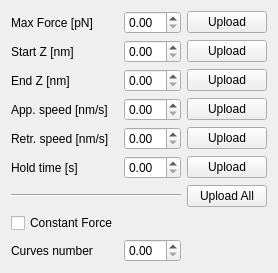
       <widget class="QWidget" name="fvsdTab">
        <attribute name="title">
         <string>FvsD</string>
        </attribute>
        <layout class="QGridLayout" name="gridLayout_7">
         <item row="4" column="0">
          <widget class="QLabel" name="label_26">
           <property name="text">
            <string>Retr. speed [nm/s]</string>
           </property>
          </widget>
         </item>
         <item row="2" column="1">
          <widget class="QDoubleSpinBox" name="endZNumDbl">
           <property name="keyboardTracking">
            <bool>false</bool>
           </property>
          </widget>
         </item>
         <item row="5" column="1">
          <widget class="QDoubleSpinBox" name="holdTimeNumDbl"/>
         </item>
         <item row="6" column="2">
          <widget class="QPushButton" name="uploadFvsdBtn">
           <property name="text">
            <string>Upload All</string>
           </property>
          </widget>
         </item>
         <item row="1" column="2">
          <widget class="QPushButton" name="uploadStartZBtn">
           <property name="text">
            <string>Upload</string>
           </property>
          </widget>
         </item>
         <item row="4" column="2">
          <widget class="QPushButton" name="uploadRetrSpeedBtn">
           <property name="text">
            <string>Upload</string>
           </property>
          </widget>
         </item>
         <item row="2" column="0">
          <widget class="QLabel" name="label_24">
           <property name="text">
            <string>End Z [nm]</string>
           </property>
          </widget>
         </item>
         <item row="0" column="1">
          <widget class="QDoubleSpinBox" name="maxFNumDbl"/>
         </item>
         <item row="1" column="0">
          <widget class="QLabel" name="label_23">
           <property name="text">
            <string>Start Z [nm]</string>
           </property>
          </widget>
         </item>
         <item row="3" column="2">
          <widget class="QPushButton" name="uploadAppSpeedBtn">
           <property name="text">
            <string>Upload</string>
           </property>
          </widget>
         </item>
         <item row="0" column="0">
          <widget class="QLabel" name="label_22">
           <property name="text">
            <string>Max Force [pN]</string>
           </property>
          </widget>
         </item>
         <item row="5" column="0">
          <widget class="QLabel" name="label_27">
           <property name="text">
            <string>Hold time [s]</string>
           </property>
          </widget>
         </item>
         <item row="5" column="2">
          <widget class="QPushButton" name="uploadHoldTimeBtn">
           <property name="text">
            <string>Upload</string>
           </property>
          </widget>
         </item>
         <item row="8" column="1">
          <widget class="QDoubleSpinBox" name="curveNumNum"/>
         </item>
         <item row="7" column="0">
          <widget class="QCheckBox" name="constForceCkBox">
           <property name="text">
            <string>Constant Force</string>
           </property>
          </widget>
         </item>
         <item row="1" column="1">
          <widget class="QDoubleSpinBox" name="startZNumDbl">
           <property name="keyboardTracking">
            <bool>false</bool>
           </property>
          </widget>
         </item>
         <item row="3" column="0">
          <widget class="QLabel" name="label_25">
           <property name="text">
            <string>App. speed [nm/s]</string>
           </property>
          </widget>
         </item>
         <item row="2" column="2">
          <widget class="QPushButton" name="uploadEndZBtn">
           <property name="text">
            <string>Upload</string>
           </property>
          </widget>
         </item>
         <item row="3" column="1">
          <widget class="QDoubleSpinBox" name="appSpeedNumDbl">
           <property name="keyboardTracking">
            <bool>false</bool>
           </property>
          </widget>
         </item>
         <item row="8" column="0">
          <widget class="QLabel" name="label_28">
           <property name="text">
            <string>Curves number</string>
           </property>
          </widget>
         </item>
         <item row="0" column="2">
          <widget class="QPushButton" name="uploadMaxFBtn">
           <property name="text">
            <string>Upload</string>
           </property>
          </widget>
         </item>
         <item row="4" column="1">
          <widget class="QDoubleSpinBox" name="retrSpeedNumDbl">
           <property name="keyboardTracking">
            <bool>false</bool>
           </property>
          </widget>
         </item>
         <item row="6" column="0" colspan="2">
          <widget class="Line" name="line_8">
           <property name="orientation">
            <enum>Qt::Horizontal</enum>
           </property>
          </widget>
         </item>
        </layout>
       </widget>
